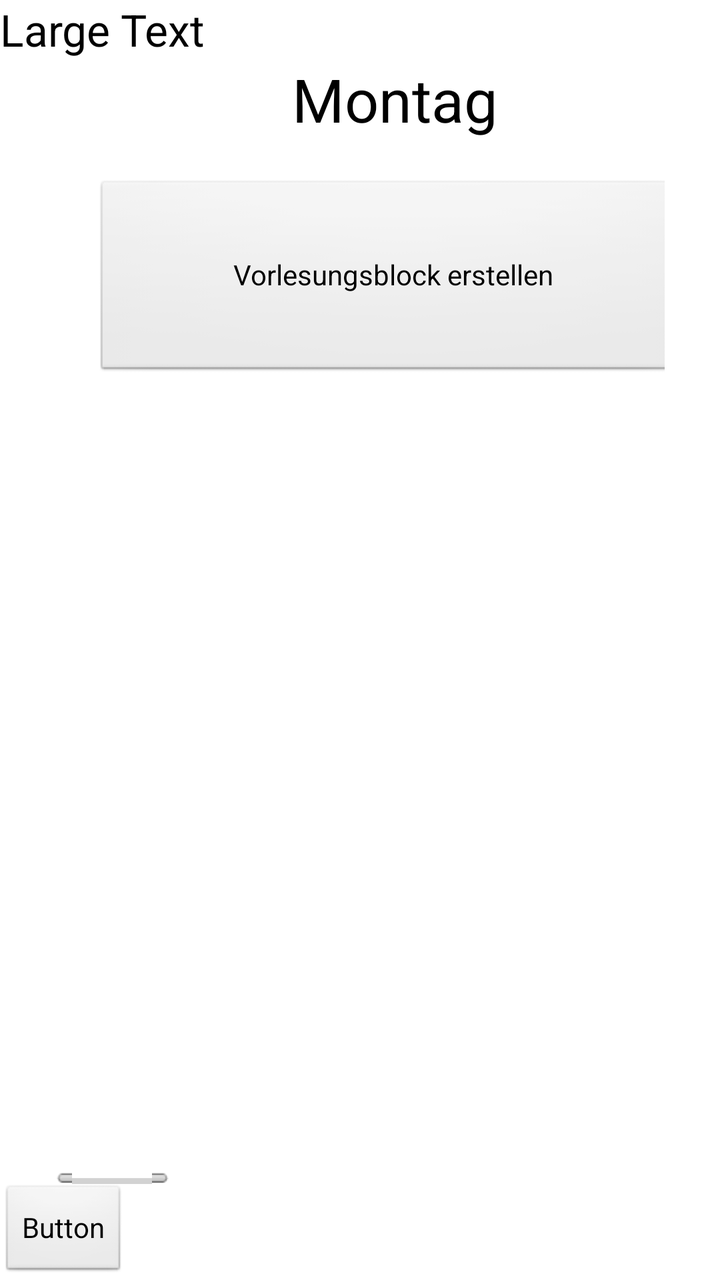
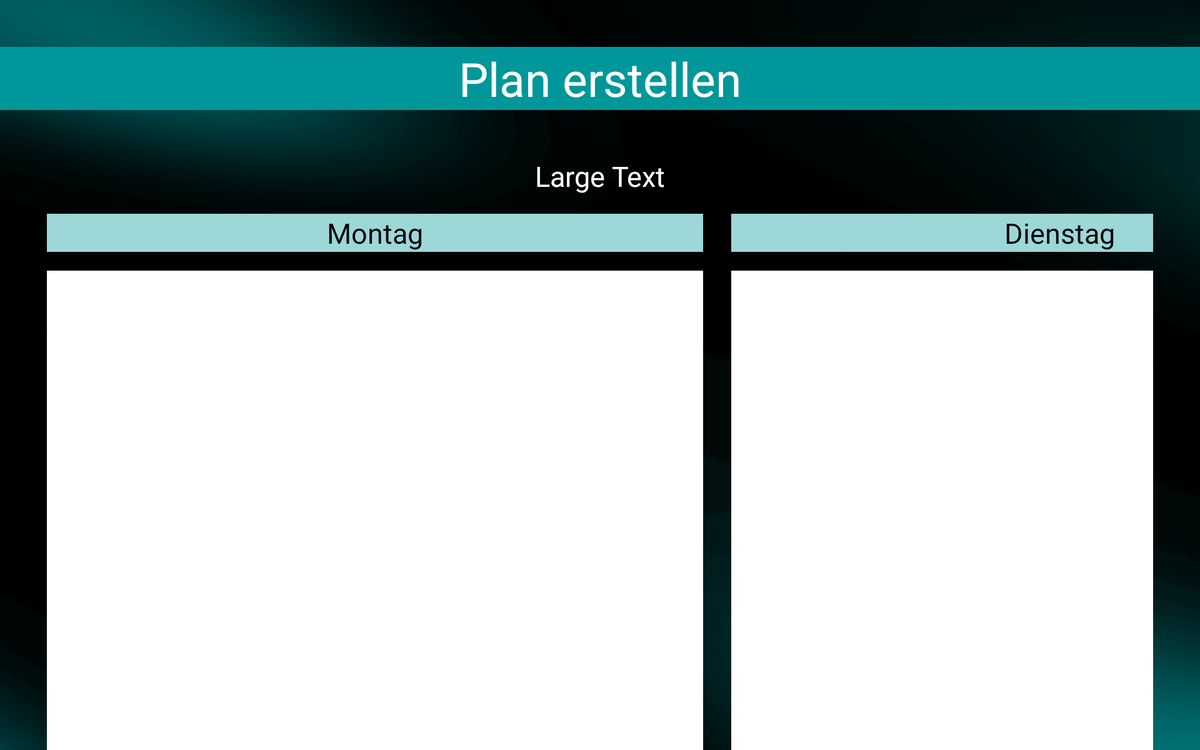

An Android layout and its configuration variant, each rendered on a device that would load it. The default file and the variant file are quoted in full after the pictures.
<!-- AndroidManifest.xml: application theme AppTheme -->
<!-- res/layout/stundenplan_erstellen.xml -->
<?xml version="1.0" encoding="utf-8"?>

<LinearLayout xmlns:android="http://schemas.android.com/apk/res/android"
    android:layout_width="match_parent"
    android:layout_height="match_parent"
    android:orientation="vertical" >

    <TextView
        android:id="@+id/textView1"
        android:layout_width="wrap_content"
        android:layout_height="wrap_content"
        android:text="Large Text"
        android:textAppearance="?android:attr/textAppearanceLarge" />

    <HorizontalScrollView
        android:id="@+id/horizontalScrollView1"
        android:layout_width="305dp"
        android:layout_height="384dp"
        android:layout_gravity="center"
        android:layout_weight="1.00" >

        <LinearLayout
            android:layout_width="match_parent"
            android:layout_height="match_parent"
            android:orientation="horizontal" >

            <LinearLayout
                android:layout_width="wrap_content"
                android:layout_height="match_parent"
                android:layout_marginLeft="20dp"
                android:layout_weight="1"
                android:orientation="vertical" >

                <TextView
                    android:id="@+id/text_montag_se"
                    android:layout_width="match_parent"
                    android:layout_height="wrap_content"
                    android:layout_marginBottom="20dp"
                    android:gravity="center"
                    android:text="@string/mon"
                    android:textAppearance="?android:attr/textAppearanceLarge"
                    android:textSize="30dp" />

                <ListView
                    android:id="@+id/listView_mo"
                    android:layout_width="300dp"
                    android:layout_height="wrap_content" >
                </ListView>

                <Button
                    android:id="@+id/button_vorl1"
                    android:layout_width="match_parent"
                    android:layout_height="100dp"
                    android:text="@string/vorlesung_erstellen" />
            </LinearLayout>

            <LinearLayout
                android:layout_width="wrap_content"
                android:layout_height="match_parent"
                android:layout_marginLeft="20dp"
                android:layout_weight="1"
                android:orientation="vertical" >

                <TextView
                    android:id="@+id/text_di_se"
                    android:layout_width="match_parent"
                    android:layout_height="wrap_content"
                    android:layout_marginBottom="20dp"
                    android:gravity="center"
                    android:text="@string/die"
                    android:textAppearance="?android:attr/textAppearanceLarge"
                    android:textSize="30dp" />

                <ListView
                    android:id="@+id/listView_di"
                    android:layout_width="300dp"
                    android:layout_height="wrap_content" >
                </ListView>

                <Button
                    android:id="@+id/button_vorl2"
                    android:layout_width="match_parent"
                    android:layout_height="100dp"
                    android:text="@string/vorlesung_erstellen" />
            </LinearLayout>

            <LinearLayout
                android:layout_width="wrap_content"
                android:layout_height="match_parent"
                android:layout_marginLeft="20dp"
                android:layout_weight="1"
                android:orientation="vertical" >

                <TextView
                    android:id="@+id/Text_mi_se"
                    android:layout_width="match_parent"
                    android:layout_height="wrap_content"
                    android:layout_marginBottom="20dp"
                    android:gravity="center"
                    android:text="@string/mit"
                    android:textAppearance="?android:attr/textAppearanceLarge"
                    android:textSize="30dp" />

                <ListView
                    android:id="@+id/ListView_mi"
                    android:layout_width="300dp"
                    android:layout_height="wrap_content" >
                </ListView>

                <Button
                    android:id="@+id/Button_vorl3"
                    android:layout_width="match_parent"
                    android:layout_height="100dp"
                    android:text="@string/vorlesung_erstellen" />
            </LinearLayout>

            <LinearLayout
                android:layout_width="wrap_content"
                android:layout_height="match_parent"
                android:layout_marginLeft="20dp"
                android:layout_weight="1"
                android:orientation="vertical" >

                <TextView
                    android:id="@+id/Text_do_se"
                    android:layout_width="match_parent"
                    android:layout_height="wrap_content"
                    android:layout_marginBottom="20dp"
                    android:gravity="center"
                    android:text="@string/don"
                    android:textAppearance="?android:attr/textAppearanceLarge"
                    android:textSize="30dp" />

                <ListView
                    android:id="@+id/ListView_do"
                    android:layout_width="300dp"
                    android:layout_height="wrap_content" >
                </ListView>

                <Button
                    android:id="@+id/Button_vorl4"
                    android:layout_width="match_parent"
                    android:layout_height="100dp"
                    android:text="@string/vorlesung_erstellen" />
            </LinearLayout>

            <LinearLayout
                android:layout_width="wrap_content"
                android:layout_height="match_parent"
                android:layout_marginLeft="20dp"
                android:layout_weight="1"
                android:orientation="vertical" >

                <TextView
                    android:id="@+id/Text_fr_se"
                    android:layout_width="match_parent"
                    android:layout_height="wrap_content"
                    android:layout_marginBottom="20dp"
                    android:gravity="center"
                    android:text="@string/fre"
                    android:textAppearance="?android:attr/textAppearanceLarge"
                    android:textSize="30dp" />

                <ListView
                    android:id="@+id/ListView_fr"
                    android:layout_width="300dp"
                    android:layout_height="wrap_content" >
                </ListView>

                <Button
                    android:id="@+id/Button_vorl5"
                    android:layout_width="match_parent"
                    android:layout_height="100dp"
                    android:text="@string/vorlesung_erstellen" />
            </LinearLayout>
        </LinearLayout>
    </HorizontalScrollView>

    <Button
        android:id="@+id/button_erstellen_SP"
        android:layout_width="wrap_content"
        android:layout_height="wrap_content"
        android:text="Button" />

</LinearLayout>
<!-- resources referenced by this layout -->
<resources>
  <string name="die">Dienstag</string>
  <string name="don">Donnerstag</string>
  <string name="fre">Freitag</string>
  <string name="mit">Mittwoch</string>
  <string name="mon">Montag</string>
  <string name="vorlesung_erstellen">Vorlesungsblock erstellen</string>
  <style name="AppTheme" parent="android:Theme.Light" />
</resources>
<!-- res/layout-xlarge/stundenplan_erstellen.xml (the repository's variant of the layout above) -->
<!-- drawn on a large tablet held sideways -->
<?xml version="1.0" encoding="utf-8"?>

<LinearLayout xmlns:android="http://schemas.android.com/apk/res/android"
    android:layout_width="match_parent"
    android:layout_height="match_parent"
    android:orientation="vertical"
    android:background="@drawable/back_ground" >

    <TextView
        android:id="@+id/textView1"
        android:layout_width="match_parent"
        android:layout_height="wrap_content"
        android:layout_marginBottom="50dp"
        android:layout_marginTop="50dp"
        android:gravity="center"
        android:text="@string/plan_txt"
        android:background="#00979a"
        android:textColor="#ffffff"
        android:textAppearance="?android:attr/textAppearanceLarge"
        android:textSize="50dp" />

    <TextView
        android:id="@+id/pl_text_info"
        android:layout_width="match_parent"
        android:layout_height="wrap_content"
        android:layout_marginBottom="20dp"
        android:layout_marginLeft="50dp"
        android:layout_marginRight="50dp"
        android:gravity="center"
        android:text="Large Text"
        android:textAppearance="?android:attr/textAppearanceLarge"
        android:textColor="#ffffff"
        android:textSize="30dp" />

    <HorizontalScrollView
        android:id="@+id/horizontalScrollView1"
        android:layout_width="match_parent"
        android:layout_height="750dp"
        android:layout_gravity="center"
        android:layout_marginLeft="50dp"
        android:layout_marginRight="50dp" >

        <LinearLayout
            android:layout_width="match_parent"
            android:layout_height="match_parent"
            android:orientation="horizontal" >

            <LinearLayout
                android:layout_width="700dp"
                android:layout_height="match_parent"
                android:layout_marginRight="10dp"
                android:orientation="vertical" 
                >

                <TextView
                    android:id="@+id/text_montag_se"
                    android:layout_width="match_parent"
                    android:layout_height="wrap_content"
                    android:layout_marginBottom="20dp"
                    android:background="#9dd7d8"
                    android:gravity="center"
                    android:text="@string/mon"
                    android:textAppearance="?android:attr/textAppearanceLarge"
                    android:textSize="30dp" />

                <ListView
                    android:id="@+id/ListView_mo"
                    android:layout_width="match_parent"
                    android:layout_height="590dp"
                    android:background="#ffffff" >

                </ListView>

                <Button
                    android:id="@+id/button_vorl1"
                    android:layout_width="match_parent"
                    android:layout_height="80dp"
                    android:layout_marginTop="10dp"
                    android:background="@drawable/button_layer_long"
                    android:text="@string/vorlesung_erstellen"
                    android:textColor="#ffffff" />

"
            </LinearLayout>

            <LinearLayout
                android:layout_width="700dp"
                android:layout_height="match_parent"
                android:layout_marginLeft="20dp"
                android:orientation="vertical" >

                <TextView
                    android:id="@+id/text_di_se"
                    android:layout_width="match_parent"
                    android:layout_height="wrap_content"
                    android:layout_marginBottom="20dp"
                    android:gravity="center"
                    android:text="@string/die"
                    android:background="#9dd7d8"
                    android:textAppearance="?android:attr/textAppearanceLarge"
                    android:textSize="30dp" />

                <ListView
                    android:id="@+id/listView_di"
                    android:layout_width="match_parent"
                    android:layout_height="590dp"
                    android:background="#ffffff" >

                </ListView>

                <Button
                    android:id="@+id/button_vorl2"
                    android:layout_width="match_parent"
                    android:layout_height="100dp"
                    android:text="@string/vorlesung_erstellen"
                    android:background="@drawable/button_layer_long" 
                    android:textColor="#ffffff"/>

            </LinearLayout>

            <LinearLayout
                android:layout_width="700dp"
                android:layout_height="match_parent"
                android:layout_marginLeft="20dp"
                android:orientation="vertical" >

                <TextView
                    android:id="@+id/Text_mi_se"
                    android:layout_width="match_parent"
                    android:layout_height="wrap_content"
                    android:layout_marginBottom="20dp"
                    android:gravity="center"
                    android:text="@string/mit"
                    android:background="#9dd7d8"
                    android:textAppearance="?android:attr/textAppearanceLarge"
                    android:textSize="30dp" />

                <ListView
                    android:id="@+id/ListView_mi"
                    android:layout_width="match_parent"
                    android:layout_height="590dp" >

                </ListView>

                <Button
                    android:id="@+id/Button_vorl3"
                    android:layout_width="match_parent"
                    android:layout_height="100dp"
                    android:text="@string/vorlesung_erstellen"
                    android:background="@drawable/button_layer_long" 
                    android:textColor="#ffffff" />

            </LinearLayout>

            <LinearLayout
                android:layout_width="700dp"
                android:layout_height="match_parent"
                android:layout_marginLeft="20dp"
                android:orientation="vertical" >

                <TextView
                    android:id="@+id/Text_do_se"
                    android:layout_width="match_parent"
                    android:layout_height="wrap_content"
                    android:layout_marginBottom="20dp"
                    android:gravity="center"
                    android:text="@string/don"
                    android:background="#9dd7d8"
                    android:textAppearance="?android:attr/textAppearanceLarge"
                    android:textSize="30dp" />

                <ListView
                    android:id="@+id/ListView_do"
                    android:layout_width="match_parent"
                    android:layout_height="590dp" >

                </ListView>

                <Button
                    android:id="@+id/Button_vorl4"
                    android:layout_width="match_parent"
                    android:layout_height="100dp"
                    android:text="@string/vorlesung_erstellen" 
                    android:background="@drawable/button_layer_long" 
                    android:textColor="#ffffff"/>

            </LinearLayout>

            <LinearLayout
                android:layout_width="700dp"
                android:layout_height="match_parent"
                android:layout_marginLeft="20dp"
                android:orientation="vertical" >

                <TextView
                    android:id="@+id/Text_fr_se"
                    android:layout_width="match_parent"
                    android:layout_height="wrap_content"
                    android:layout_marginBottom="20dp"
                    android:gravity="center"
                    android:text="@string/fre"
                    android:background="#9dd7d8"
                    android:textAppearance="?android:attr/textAppearanceLarge"
                    android:textSize="30dp" />

                <ListView
                    android:id="@+id/ListView_fr"
                    android:layout_width="match_parent"
                    android:layout_height="590dp"
                    android:background="#ffffff" >

                </ListView>

                <Button
                    android:id="@+id/Button_vorl5"
                    android:layout_width="match_parent"
                    android:layout_height="100dp"
                    android:text="@string/vorlesung_erstellen" 
                    android:background="@drawable/button_layer_long" 
                    android:textColor="#ffffff"/>

            </LinearLayout>
        </LinearLayout>

    </HorizontalScrollView>

    <Button
        android:id="@+id/button_erstellen_SP"
        android:layout_width="350dp"
        android:layout_height="150dp"
        android:layout_gravity="center"
        android:layout_marginTop="30dp"
        android:background="@drawable/button_layer_long"
        android:text="Button"
        android:textColor="#ffffff" />

</LinearLayout>
<!-- resources referenced by the variant -->
<!-- as a large tablet held sideways resolves them -->
<resources>
  <!-- drawable back_ground: png bitmap (drawable-mdpi, 112512 bytes) -->
  <!-- drawable button_layer_long: png bitmap (drawable-mdpi, 4111 bytes) -->
  <string name="die">Dienstag</string>
  <string name="don">Donnerstag</string>
  <string name="fre">Freitag</string>
  <string name="mit">Mittwoch</string>
  <string name="mon">Montag</string>
  <string name="plan_txt">Plan erstellen</string>
  <string name="vorlesung_erstellen">Vorlesungsblock erstellen</string>
  <style name="AppTheme" parent="android:Theme.Light" />
</resources>
